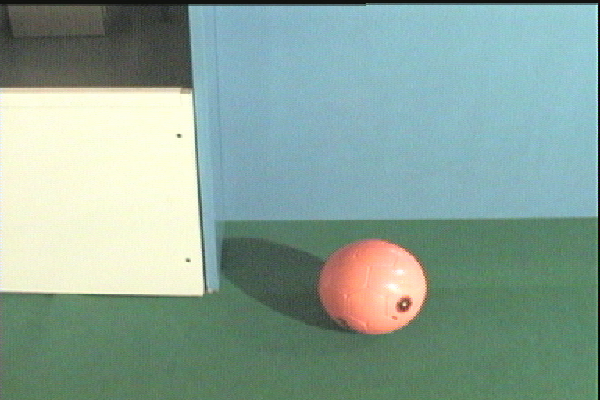
#> input picture Sem7/IVP/Code/4/ball.bmp, 600 x 400 px
$ python 4a.py
#> lines starting #> are read from the running program, lines starting #| are printed output that depends on the picture
#> further down, img1 is the input picture: shape (400, 600, 3); mean B, G, R 152.2, 163.6, 137.4
import sys
import cv2
import math
import numpy as np
from matplotlib import pyplot as plt

def RGBtoHSI(img):
    r1,c,l=img.shape
#> r1 = 400; c = 600; l = 3
    img2=np.full(img.shape,0,dtype=np.uint8)
    for i in range(0,r1):
        for j in range(0,c):
            b,g,r=img[i][j]
            r=float(r)
            g=float(g)
            b=float(b)
            s=(1-(3/(r+g+b))*min(r,g,b))*100
            intensity=(r+g+b)/3.0
            R=r/(r+g+b)
            G=g/(r+g+b)
            B=b/(r+g+b)
            if(r==g and g==b):
                val=0
            else:
                val=(2*R-G-B)/(2*math.sqrt((R-G)**2+(R-B)*(G-B)))
            h=math.acos(np.clip(val,-1,1))
            if(b>g):
                h=360-h
            h=h*180/math.pi
            img2[i][j][0]=h
            img2[i][j][1]=s
            img2[i][j][2]=intensity
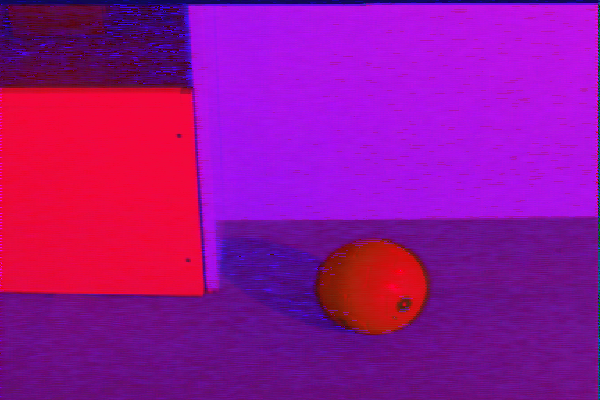
#> img2: shape (400, 600, 3); mean B, G, R 149.3, 14.7, 150.7
    return img2

img1=cv2.imread('ball.bmp',1)
img2=RGBtoHSI(img1)
h=img2[:,:,0]/2.0
s=img2[:,:,1]
v=img2[:,:,2]
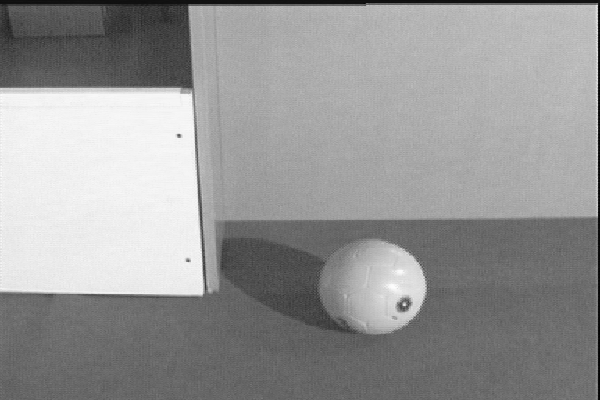
#> v: shape (400, 600); min 1, max 253, mean 150.7
hsv=cv2.cvtColor(img1,cv2.COLOR_BGR2HSV)
#> hsv: shape (400, 600, 3); mean H, S, V 68.2, 63.9, 170.3
H=hsv[:,:,0]
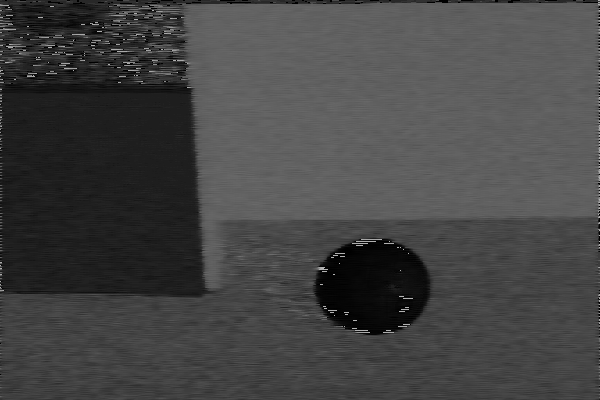
#> H: shape (400, 600); min 0, max 179, mean 68.2
S=hsv[:,:,1]
V=hsv[:,:,2]
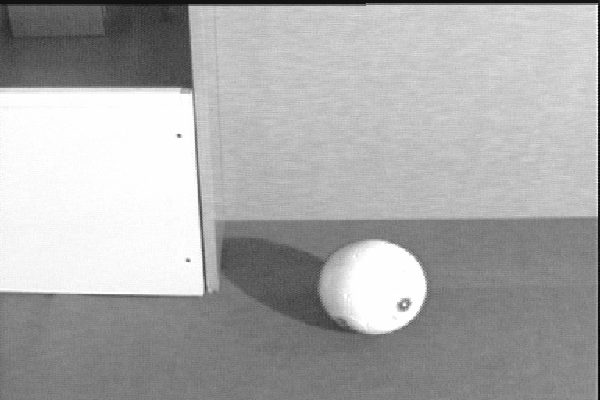
#> V: shape (400, 600); min 2, max 254, mean 170.3
dH=np.abs(H-h)
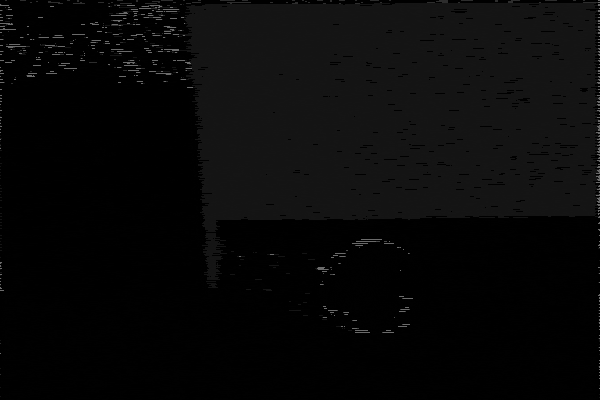
#> dH: shape (400, 600) float64; min 0, max 108, mean 8.5
dS=np.abs(S-s)
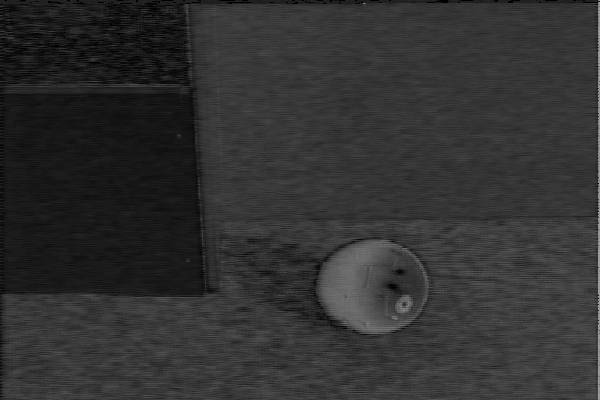
#> dS: shape (400, 600); min 0, max 157, mean 49.2
dV=np.abs(V-v)
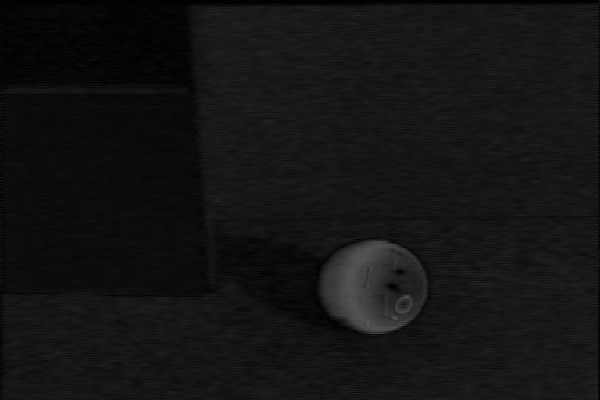
#> dV: shape (400, 600); min 0, max 87, mean 19.6
sp=330
plt.subplot(sp+1),plt.imshow(h ,cmap='gray')
plt.title('Calculated Hue'), plt.xticks([]), plt.yticks([])
plt.subplot(sp+2),plt.imshow(s ,cmap='gray')
plt.title('Calculated Saturation'), plt.xticks([]), plt.yticks([])
plt.subplot(sp+3),plt.imshow(v ,cmap='gray')
plt.title('Calculated Intensity'), plt.xticks([]), plt.yticks([])
plt.subplot(sp+4),plt.imshow(H ,cmap='gray')
plt.title('Inbuilt Hue'), plt.xticks([]), plt.yticks([])
plt.subplot(sp+5),plt.imshow(S ,cmap='gray')
plt.title('Inbuilt Saturation'), plt.xticks([]), plt.yticks([])
plt.subplot(sp+6),plt.imshow(V ,cmap='gray')
plt.title('Inbuilt Intensity'), plt.xticks([]), plt.yticks([])
plt.subplot(sp+7),plt.imshow(dH ,cmap='gray')
plt.title('Difference in Hue'), plt.xticks([]), plt.yticks([])
plt.subplot(sp+8),plt.imshow(dS ,cmap='gray')
plt.title('Difference in Saturation'), plt.xticks([]), plt.yticks([])
plt.subplot(sp+9),plt.imshow(dV ,cmap='gray')
plt.title('Difference in Intensity'), plt.xticks([]), plt.yticks([])
#
plt.show()
